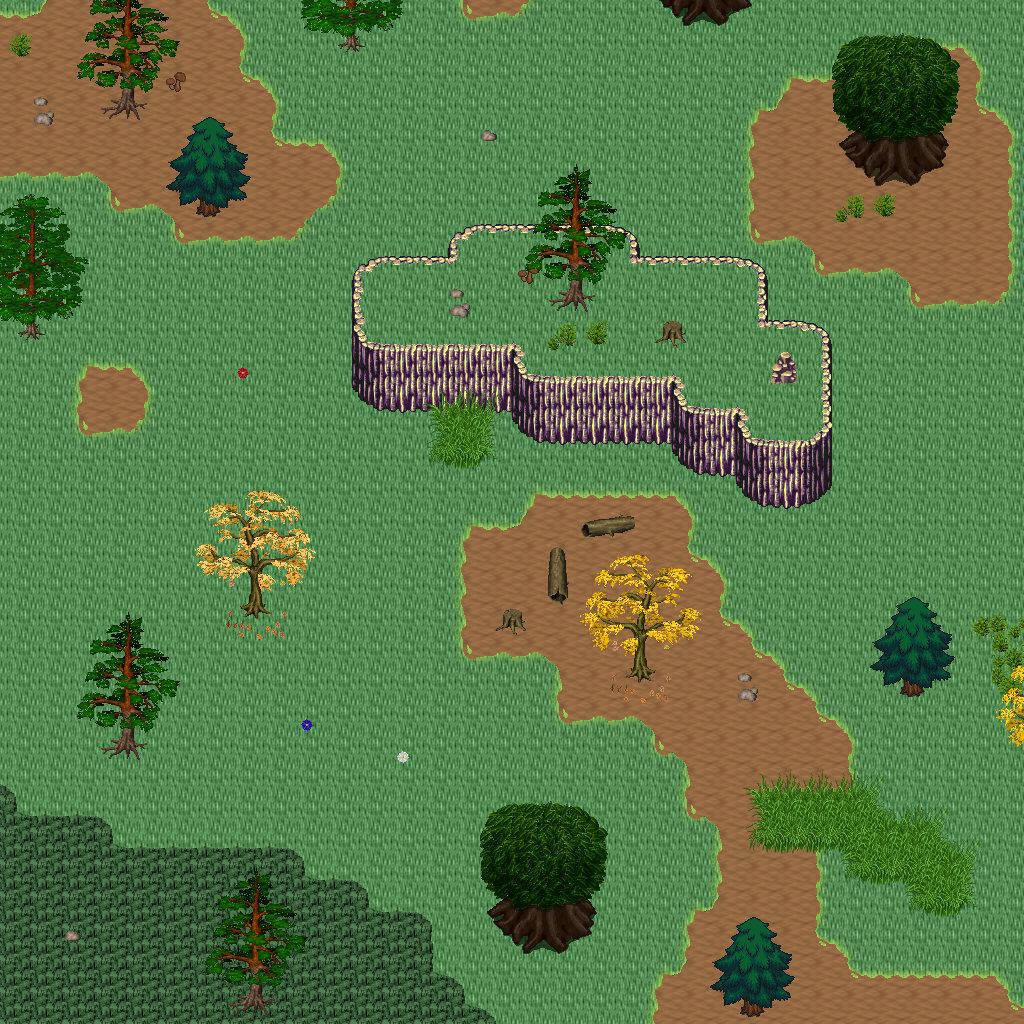

A level layout from a 2D game, rendered from its tile map. Below: a short description, then the map file with tile-grid data replaced by summaries:
An orthogonal 32x32 tile map with 32x32 px tiles, 5 tile layers (Ground, Objects, Objects2, Above, ...), 1 hidden layer not drawn, 33 tilesets.

<map version="1.10" tiledversion="1.11.0" orientation="orthogonal" renderorder="right-down" width="32" height="32" tilewidth="32" tileheight="32" infinite="0" nextlayerid="11" nextobjectid="1">
 <tileset firstgid="1" name="logic_collision" tilewidth="32" tileheight="32" tilecount="1" columns="1">
  <image source="../drawable/logic_collision.png" width="32" height="32" />
 </tileset>
 <tileset firstgid="2" name="ground_ground" tilewidth="32" tileheight="32" tilecount="33" columns="3">
  <image source="../drawable/ground_ground.png" width="96" height="352" />
 </tileset>
 <tileset firstgid="35" name="building_house_3" tilewidth="32" tileheight="32" tilecount="48" columns="6">
  <image source="../drawable/building_house_3.png" width="192" height="256" />
 </tileset>
 <tileset firstgid="83" name="building_house_chalet" tilewidth="32" tileheight="32" tilecount="56" columns="7">
  <image source="../drawable/building_house_chalet.png" width="224" height="256" />
 </tileset>
 <tileset firstgid="139" name="terrain_grassland" tilewidth="32" tileheight="32" tilecount="88" columns="8">
  <image source="../drawable/terrain_grassland.png" width="256" height="352" />
 </tileset>
 <tileset firstgid="227" name="ground_grass_edges" tilewidth="32" tileheight="32" tilecount="36" columns="12">
  <image source="../drawable/ground_grass_edges.png" width="384" height="96" />
 </tileset>
 <tileset firstgid="263" name="ground_grass_corners" tilewidth="32" tileheight="32" tilecount="24" columns="6">
  <image source="../drawable/ground_grass_corners.png" width="192" height="128" />
 </tileset>
 <tileset firstgid="287" name="ground_grass_2" tilewidth="32" tileheight="32" tilecount="21" columns="3">
  <image source="../drawable/ground_grass_2.png" width="96" height="224" />
 </tileset>
 <tileset firstgid="308" name="plant_tree_fall_trees" tilewidth="32" tileheight="32" tilecount="40" columns="8">
  <image source="../drawable/plant_tree_fall_trees.png" width="256" height="160" />
 </tileset>
 <tileset firstgid="348" name="plant_tree_pine_tree" tilewidth="32" tileheight="32" tilecount="20" columns="4">
  <image source="../drawable/plant_tree_pine_tree.png" width="128" height="160" />
 </tileset>
 <tileset firstgid="368" name="plant_tree_pine_tree_1" tilewidth="32" tileheight="32" tilecount="20" columns="4">
  <image source="../drawable/plant_tree_pine_tree_1.png" width="128" height="160" />
 </tileset>
 <tileset firstgid="388" name="plant_tree_tree_darkgreen" tilewidth="32" tileheight="32" tilecount="88" columns="8">
  <image source="../drawable/plant_tree_tree_darkgreen.png" width="256" height="352" />
 </tileset>
 <tileset firstgid="476" name="plant_tree_evergreen" tilewidth="32" tileheight="32" tilecount="36" columns="3">
  <image source="../drawable/plant_tree_evergreen.png" width="96" height="384" />
 </tileset>
 <tileset firstgid="512" name="plant_tree_dead_tree_3" tilewidth="32" tileheight="32" tilecount="16" columns="4">
  <image source="../drawable/plant_tree_dead_tree_3.png" width="128" height="128" />
 </tileset>
 <tileset firstgid="528" name="plant_stump_hollow_logs" tilewidth="32" tileheight="32" tilecount="6" columns="3">
  <image source="../drawable/plant_stump_hollow_logs.png" width="96" height="64" />
 </tileset>
 <tileset firstgid="534" name="plant_stump_stump_purple" tilewidth="32" tileheight="32" tilecount="4" columns="2">
  <image source="../drawable/plant_stump_stump_purple.png" width="64" height="64" />
 </tileset>
 <tileset firstgid="538" name="plant_leaves" tilewidth="32" tileheight="32" tilecount="8" columns="4">
  <image source="../drawable/plant_leaves.png" width="128" height="64" />
 </tileset>
 <tileset firstgid="546" name="building_door_brown_door" tilewidth="32" tileheight="32" tilecount="3" columns="1">
  <image source="../drawable/building_door_brown_door.png" width="32" height="96" />
 </tileset>
 <tileset firstgid="549" name="item_pot_barrel_with_flower" tilewidth="32" tileheight="32" tilecount="2" columns="2">
  <image source="../drawable/item_pot_barrel_with_flower.png" width="64" height="32" />
 </tileset>
 <tileset firstgid="551" name="ground_rock_pebbles" tilewidth="32" tileheight="32" tilecount="3" columns="1">
  <image source="../drawable/ground_rock_pebbles.png" width="32" height="96" />
 </tileset>
 <tileset firstgid="554" name="plant_mushroom3" tilewidth="32" tileheight="32" tilecount="2" columns="2">
  <image source="../drawable/plant_mushroom3.png" width="64" height="32" />
 </tileset>
 <tileset firstgid="556" name="plant_bush_large_green" tilewidth="32" tileheight="32" tilecount="9" columns="3">
  <image source="../drawable/plant_bush_large_green.png" width="96" height="96" />
 </tileset>
 <tileset firstgid="565" name="plant_flower_daisy_blue" tilewidth="32" tileheight="32" tilecount="8" columns="2">
  <image source="../drawable/plant_flower_daisy_blue.png" width="64" height="128" />
 </tileset>
 <tileset firstgid="573" name="plant_flower_daisy_red" tilewidth="32" tileheight="32" tilecount="8" columns="2">
  <image source="../drawable/plant_flower_daisy_red.png" width="64" height="128" />
 </tileset>
 <tileset firstgid="581" name="plant_flower_daisy_white" tilewidth="32" tileheight="32" tilecount="8" columns="2">
  <image source="../drawable/plant_flower_daisy_white.png" width="64" height="128" />
 </tileset>
 <tileset firstgid="589" name="plant_flower_daisy_yellow" tilewidth="32" tileheight="32" tilecount="8" columns="2">
  <image source="../drawable/plant_flower_daisy_yellow.png" width="64" height="128" />
 </tileset>
 <tileset firstgid="597" name="plant_flower_stone_edge_beds" tilewidth="32" tileheight="32" tilecount="24" columns="8">
  <image source="../drawable/plant_flower_stone_edge_beds.png" width="256" height="96" />
 </tileset>
 <tileset firstgid="621" name="logic_creature_human_evil" tilewidth="32" tileheight="32" tilecount="16" columns="8">
  <image source="../drawable/logic_creature_human_evil.png" width="256" height="64" />
 </tileset>
 <tileset firstgid="637" name="logic_creature_animal" tilewidth="32" tileheight="32" tilecount="32" columns="8">
  <image source="../drawable/logic_creature_animal.png" width="256" height="128" />
 </tileset>
 <tileset firstgid="669" name="ground_tall_grass" tilewidth="32" tileheight="32" tilecount="15" columns="5">
  <image source="../drawable/ground_tall_grass.png" width="160" height="96" />
 </tileset>
 <tileset firstgid="684" name="logic_creature_reptile" tilewidth="32" tileheight="32" tilecount="7" columns="7">
  <image source="../drawable/logic_creature_reptile.png" width="224" height="32" />
 </tileset>
 <tileset firstgid="691" name="logic_creature_fowl" tilewidth="32" tileheight="32" tilecount="6" columns="6">
  <image source="../drawable/logic_creature_fowl.png" width="192" height="32" />
 </tileset>
 <tileset firstgid="697" name="object_stone_well" tilewidth="32" tileheight="32" tilecount="6" columns="2">
  <image source="../drawable/object_stone_well.png" width="64" height="96" />
 </tileset>
 <layer id="1" name="Ground" width="32" height="32">
  <data>[1024 cells, 1024 non-empty, 3 distinct tile ids]</data>
 </layer>
 <layer id="2" name="Objects" width="32" height="32">
  <data>[1024 cells, 229 non-empty, 43 distinct tile ids]</data>
 </layer>
 <layer id="3" name="Objects2" width="32" height="32">
  <data>[1024 cells, 97 non-empty, 39 distinct tile ids]</data>
 </layer>
 <layer id="4" name="Above" width="32" height="32">
  <data>[1024 cells, 129 non-empty, 71 distinct tile ids]</data>
 </layer>
 <layer id="5" name="Above2" width="32" height="32">
  <data>[1024 cells, 42 non-empty, 39 distinct tile ids]</data>
 </layer>
 <layer id="6" name="Walkable" width="32" height="32" visible="0">
  <data>[1024 cells, 112 non-empty, 1 distinct tile ids]</data>
 </layer>
 <objectgroup id="7" name="Mapevents" />
 <objectgroup id="8" name="Spawn" />
 <objectgroup id="9" name="Keys" />
 <objectgroup id="10" name="Replace" />
</map>
